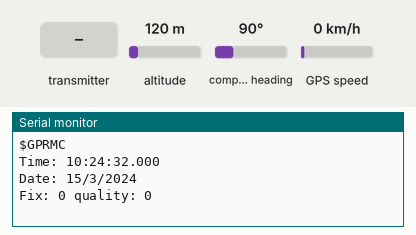
Bench run of a program on a simulated ESP32. On the bench: the last lines printed to the serial monitor. The test bench sets the inputs (shaded band); at power-on: altitude 120 m, compass heading 90°, GPS speed 0 km/h. The GPS gets a fix after 3 s at 37.7749, -122.4194 with 8 satellites.

Above: at 2.2 s.
2.3 s: altitude set to 20 m
At 4.8 s:
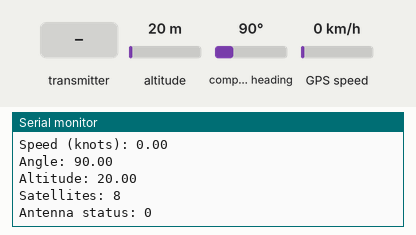
5.5 s: the transmitter starts sending ch.0 = 172
7.0 s: the transmitter starts sending ch.1 = 172
8.5 s: the transmitter starts sending ch.2 = 172
At 9.1 s:
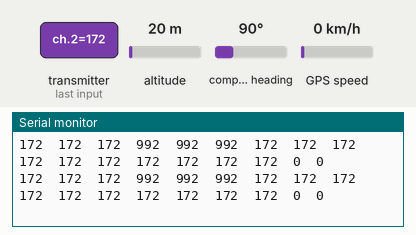
10.0 s: the transmitter starts sending ch.3 = 172
11.5 s: the transmitter starts sending ch.4 = 172
Timing chart, 0 to 14.0 s (numbered marks = the images above; inputs shaded):
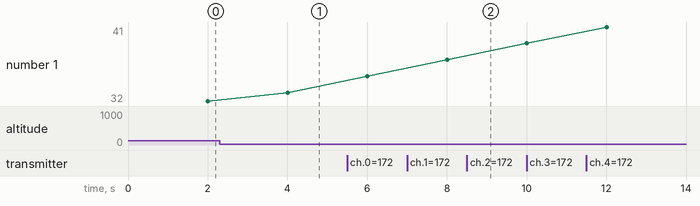

The program:

main.cpp
```cpp
#include <Arduino.h>

#include "sbus.h"
#include <Adafruit_GPS.h>

/* SBUS object, reading SBUS */
//Put sbus pin on rx which is 12
bfs::SbusRx Sbusrx(&Serial1, 12, 10, true);
#define GPSSerial Serial2

Adafruit_GPS GPS(&GPSSerial);

#define GPSECHO false

uint32_t timer = millis();

/* SBUS object, writing SBUS */
//bfs::SbusTx sbus_tx(&Serial2);
/* SBUS data */
bfs::SbusData data;

void setup() {
  /* Serial to display data */
  Serial.begin(115200);
  while (!Serial) {}
  Serial.println("Adafruit GPS library basic parsing test!");
  GPS.begin(9600);
  GPS.sendCommand(PMTK_SET_NMEA_OUTPUT_RMCGGA);
  GPS.sendCommand(PMTK_SET_NMEA_UPDATE_1HZ);
  GPS.sendCommand(PGCMD_ANTENNA);
  delay(1000);
  GPSSerial.println(PMTK_Q_RELEASE);
  /* Begin the SBUS communication */
  Sbusrx.Begin();
  //SbusTx.Begin();
}

void loop () {
  if (millis() - timer > 200)
  {
  if (Sbusrx.Read())
  {
    /* Grab the received data */
    data = Sbusrx.data();
    /* Display the received data */
    for (int8_t i = 0; i < data.NUM_CH; i++) {
      Serial.print(data.ch[i]);
      Serial.print("\t");
    }
    /* Display lost frames and failsafe data */
    Serial.print(data.lost_frame);
    Serial.print("\t");
    Serial.println(data.failsafe);
  }
  }

    char c = GPS.read();
    if (GPSECHO)
    if (c) Serial.print(c);

      if (GPS.newNMEAreceived())
      {
    // a tricky thing here is if we print the NMEA sentence, or data
    // we end up not listening and catching other sentences!
    // so be very wary if using OUTPUT_ALLDATA and trying to print out data
    Serial.print(GPS.lastNMEA()); // this also sets the newNMEAreceived() flag to false
    if (!GPS.parse(GPS.lastNMEA())) // this also sets the newNMEAreceived() flag to false
      return; // we can fail to parse a sentence in which case we should just wait for another
  }
  if (millis() - timer > 2000)
  {
    timer = millis(); // reset the timer
    Serial.print("\nTime: ");
    if (GPS.hour < 10) { Serial.print('0'); }
    Serial.print(GPS.hour, DEC); Serial.print(':');
    if (GPS.minute < 10) { Serial.print('0'); }
    Serial.print(GPS.minute, DEC); Serial.print(':');
    if (GPS.seconds < 10) { Serial.print('0'); }
    Serial.print(GPS.seconds, DEC); Serial.print('.');
    if (GPS.milliseconds < 10) {
      Serial.print("00");
    } else if (GPS.milliseconds > 9 && GPS.milliseconds < 100) {
      Serial.print("0");
    }
    Serial.println(GPS.milliseconds);
    Serial.print("Date: ");
    Serial.print(GPS.day, DEC); Serial.print('/');
    Serial.print(GPS.month, DEC); Serial.print("/20");
    Serial.println(GPS.year, DEC);
    Serial.print("Fix: "); Serial.print((int)GPS.fix);
    Serial.print(" quality: "); Serial.println((int)GPS.fixquality);
    if (GPS.fix)
    {
      Serial.print("Location: ");
      Serial.print(GPS.latitude, 15); Serial.print(GPS.lat);
      Serial.print(", ");
      Serial.print(GPS.longitude, 15); Serial.println(GPS.lon);
      Serial.print("Speed (knots): "); Serial.println(GPS.speed);
      Serial.print("Angle: "); Serial.println(GPS.angle);
      Serial.print("Altitude: "); Serial.println(GPS.altitude);
      Serial.print("Satellites: "); Serial.println((int)GPS.satellites);
      Serial.print("Antenna status: "); Serial.println((int)GPS.antenna);
    }
    delay(1000);
  }
}
```

Measured:
- after the input at 2.3 s, the serial monitor: prints a new line after 1.7 s (image 1)
- after the input at 8.5 s, the serial monitor: prints a new line after 0.52 s (image 2)
